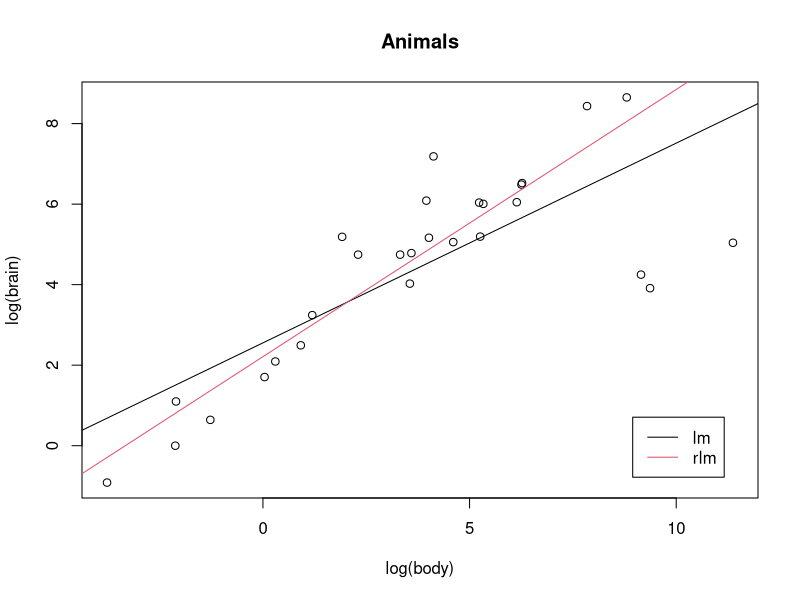

Write R code to recreate this figure.
#Peso de cuerpo y cerebro de 28 especies

library(MASS)
library(tidyverse)

#cargando los datos

data("Animals")
View(Animals)


#Plot de Regresion

plotbb <- function(bbdat) {
  d.name <- deparse(substitute(bbdat))
  plot(log(brain) ~ log(body), data = bbdat, main = d.name)
  abline(lm(log(brain) ~ log(body), data = bbdat))
  abline(MASS::rlm(log(brain) ~ log(body), data = bbdat), col = 2)
  legend("bottomright", leg = c("lm", "rlm"), col=1:2, lwd = 1, inset = 1/20)
  
}

plotbb(Animals)
